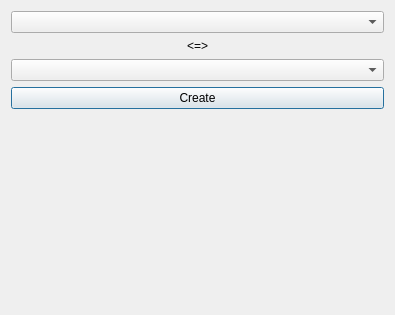
<?xml version="1.0" encoding="UTF-8"?>
<ui version="4.0">
 <class>Create_relation</class>
 <widget class="QDialog" name="Create_relation">
  <property name="geometry">
   <rect>
    <x>0</x>
    <y>0</y>
    <width>395</width>
    <height>315</height>
   </rect>
  </property>
  <property name="windowTitle">
   <string>Dialog</string>
  </property>
  <layout class="QGridLayout" name="gridLayout">
   <item row="0" column="0">
    <layout class="QVBoxLayout" name="verticalLayout">
     <item>
      <widget class="QComboBox" name="dishes"/>
     </item>
     <item>
      <widget class="QLabel" name="label">
       <property name="sizePolicy">
        <sizepolicy hsizetype="Preferred" vsizetype="Fixed">
         <horstretch>0</horstretch>
         <verstretch>0</verstretch>
        </sizepolicy>
       </property>
       <property name="text">
        <string>&lt;=&gt;</string>
       </property>
       <property name="alignment">
        <set>Qt::AlignCenter</set>
       </property>
      </widget>
     </item>
     <item>
      <widget class="QComboBox" name="ingredients"/>
     </item>
     <item>
      <widget class="QPushButton" name="pushButton">
       <property name="text">
        <string>Create</string>
       </property>
      </widget>
     </item>
     <item>
      <spacer name="verticalSpacer">
       <property name="orientation">
        <enum>Qt::Vertical</enum>
       </property>
       <property name="sizeHint" stdset="0">
        <size>
         <width>20</width>
         <height>40</height>
        </size>
       </property>
      </spacer>
     </item>
    </layout>
   </item>
  </layout>
 </widget>
 <resources/>
 <connections/>
</ui>
